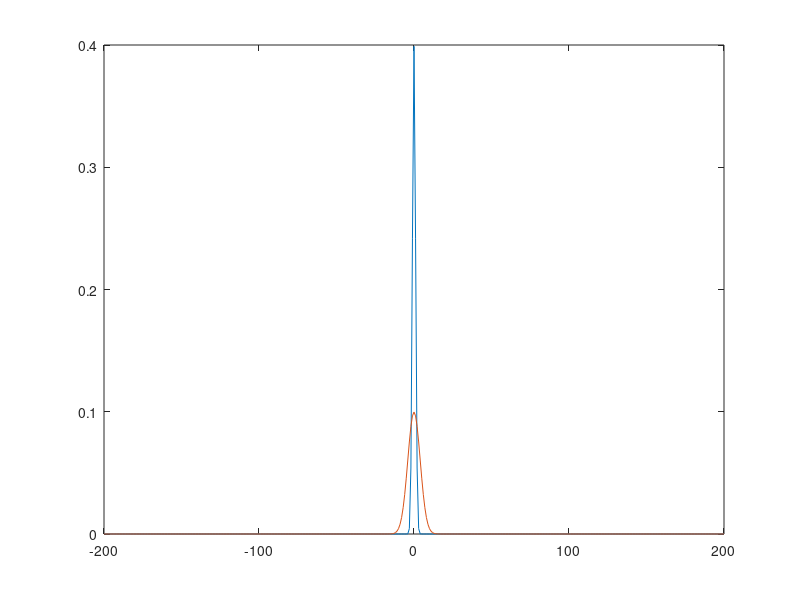

Here is the MATLAB script that generated this plot:
%MC method applications

%Transformation of pdf's
%step1: sample from uniform distribution, theta
%step2: get the invert of F(x)
%step3, get the sample F^(-1)(theta)
N = 2000
xArr = [];
for t = 1:N
    theta = rand;
    x = -.5 * log(1-theta);
    xArr = [xArr x];
end
tf = 1:1:N;
%plot(tf, xArr, 'b-')

%I=Pr(Z>3) when Z~N(0,1)
%Monte Carlo method to estimate a probability
%The idea is to sample from normal distribution and to count the number of 
%observations that is greater than 3
format long
for i = 1:100
    a(i) = sum(randn(100,1)>=3)/100;
end
meanMC = mean(a);
varMC = var(a);

%using importance sampling method
%http://www.wikicoursenote.com/wiki/Importance_Sampling_and_Markov_Chain_Monte_Carlo_(MCMC)

for j = 1:100
    N = 100;
    x = randn(N, 1) + 4;
    for ii = 1:N
        h = x(ii)>=3;
        b = exp(8-4*x(ii));
        w(ii) = h*b;
    end
    I(j) = sum(w)/N;
end
MEAN = mean(I);
VAR = var(I);

%
x = -200:200;
for k = 1:401
    y(k) = (1/sqrt(2*pi))*exp(-x(k)*x(k)/2);
    m(k) = (1/sqrt(2*pi)/4)*exp(-x(k)^2/2/16);
end
plot(x,y)
hold all
plot(x,m)